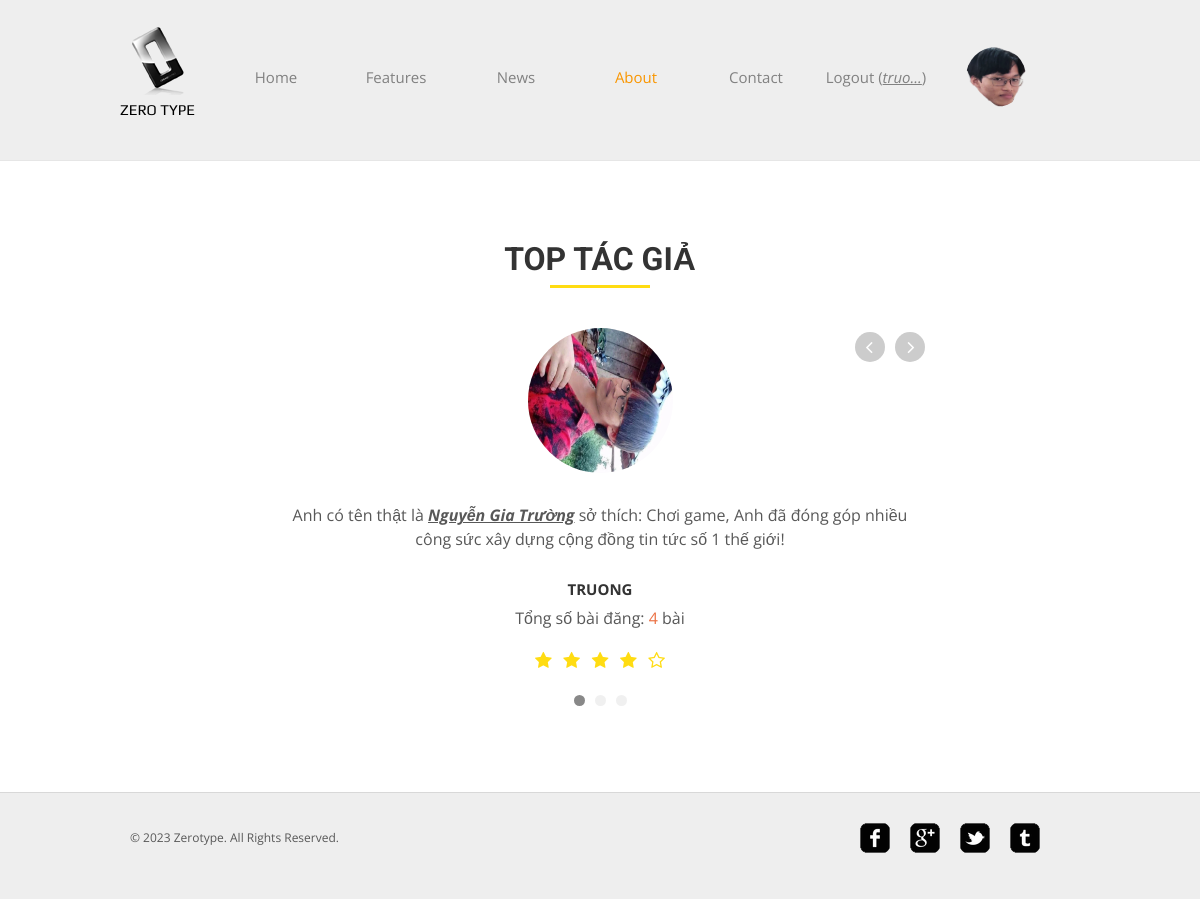
/about.php (signed in), run on the app's committed database.
### tables this page shows
CREATE TABLE `user` (
  `id` int(11) NOT NULL,
  `email` varchar(100) NOT NULL,
  `username` varchar(100) NOT NULL,
  `password` varchar(100) NOT NULL,
  `avatar` varchar(255) NOT NULL,
  `fullname` varchar(255) NOT NULL,
  `gender` varchar(6) NOT NULL,
  `favorite` varchar(255) NOT NULL,
  `role` varchar(5) NOT NULL
);

### controll.php (called while the page is built, shortened)
<?php
include('connect.php');
class AbstractQuery{
    public function convertShortContent($content){
        return strlen($content) < 4 ? $content : substr($content,0,4)."...";
    }
    public function loginGetValue($username,$password){
        global $conn;
        $sql="select * from user where username = '$username' and password = '$password'";
        $run = mysqli_query($conn,$sql);
        return $run;
    }
    public function loginWithCookie(){
        if(isset($_COOKIE['username']) && isset($_COOKIE['password'])) {
            $username= $_COOKIE['username'];
            $password= $_COOKIE['password'];
            $run = $this->loginGetValue($username,$password);
            return $run->num_rows > 0 ? $run : null;
        }
        return null;
    }
    public function getUserById($id){
        global $conn;
        $sql="select * from user where id=$id";
        $run = mysqli_query($conn,$sql)->fetch_assoc();
        return $run;
    }
    public function getTop3Author(){
        global $conn;
        $sql = "select author,count(author) as news_count from news where status=1 group by author order by count(author) desc limit 0,3";
        $run = mysqli_query($conn,$sql);
        return $run;
    }
}
?>

### about.php (the view, shortened to what this page needs)
<!DOCTYPE HTML>
<html>
<head>
	<link rel="stylesheet" href="css/style.css" type="text/css">
	<link rel="stylesheet" href="css/style2.css" type="text/css">
	<link rel="stylesheet" href="https://stackpath.bootstrapcdn.com/bootstrap/4.5.0/css/bootstrap.min.css">
	<link rel="stylesheet" href="https://maxcdn.bootstrapcdn.com/font-awesome/4.7.0/css/font-awesome.min.css">
</head>
<body>
	<div id="header">
		<div>
			<div class="logo">
				<a href="index.php">Zero Type</a>
			</div>
			<ul id="navigation">
				<li>
					<a href="index.php">Home</a>
				</li>
				<li>
					<a href="features.php">Features</a>
				</li>
				<li>
					<a href="news.php">News</a>
				</li>
				<li class="active">
					<a href="about.php">About</a>
				</li>
				<li>
					<a href="contact.php">Contact</a>
				</li>
				<?php
				include("filterwithcookie.php");
				?>
				<li>
				<div class="avatar">
                    <?php
                    global $query;
                    $run = $query->loginGetValue($_COOKIE['username'],$_COOKIE['password']);
                        if($run->num_rows > 0){
                            $row = $run->fetch_assoc();
                            echo "<a href='/zerotype/profile/updateProfile.php'><img src=".$row['avatar']." width='60' height='60' style='border-radius:50%;'></a>";
                        }
                    ?>
				</div>
				</li>
			</ul>
		</div>
	</div>
	<div id="contents">
		<h2>TOP Tác giả</h2>
		<div id="myCarousel" class="carousel slide" data-ride="carousel">
			<ol class="carousel-indicators">
				<li data-target="#myCarousel" data-slide-to="0" class="active"></li>
				<li data-target="#myCarousel" data-slide-to="1"></li>
				<li data-target="#myCarousel" data-slide-to="2"></li>
			</ol>
			<div class="carousel-inner">
				<?php
					global $query;
					$authors = $query->getTop3Author();
					$i=0;
					foreach($authors as $author){
						$user = $query->getUserById($author['author']);
				 ?>
				 <div class="carousel-item <?php if($i++ == 0) echo "active" ?>">
					<div class="img-box"><img src="<?php echo $user['avatar'] ?>" alt=""></div>
					<p class="testimonial">
						<?php
							$gender = $user['gender'] == "male" ? "Anh" : "Cô";
							$list_favorite = explode(',', $user['favorite']);
							$favorite ="";
							foreach($list_favorite as $f){
								switch($f){
									case "hoclaptrinh":
										$favorite.="Học lập trình,";
										break;
									case "xemphim":
										$favorite.="Xem phim,";
										break;
									case "choigame":
										$favorite.="Chơi game,";
										break;
								}
							}
							echo $gender." có tên thật là <b><u><i>".$user['fullname']."</i></u></b> sở thích: ".$favorite." ".$gender." đã đóng góp nhiều công sức xây dựng cộng đồng tin tức số 1 thế giới!";
						?>
					</p>
					<p class="overview"><b><?php echo $user['username'] ?></b>Tổng số bài đăng: <a href="#"><?php echo $author['news_count'] ?></a> bài</p>
					<div class="star-rating">
						<ul class="list-inline">
							<li class="list-inline-item"><i class="fa fa-star"></i></li>
							<li class="list-inline-item"><i class="fa fa-star"></i></li>
							<li class="list-inline-item"><i class="fa fa-star"></i></li>
							<li class="list-inline-item"><i class="fa fa-star"></i></li>
							<li class="list-inline-item"><i class="fa fa-star-o"></i></li>
						</ul>
					</div>
				</div>
				 <?php
					}
				 ?>
			</div>
			<a class="carousel-control-prev" href="#myCarousel" data-slide="prev">
				<i class="fa fa-angle-left"></i>
			</a>
			<a class="carousel-control-next" href="#myCarousel" data-slide="next">
				<i class="fa fa-angle-right"></i>
			</a>
		</div>
	</div>
	<div id="footer">
		<div class="clearfix">
			<div id="connect">
				<a href="http://freewebsitetemplates.com/go/facebook/" target="_blank" class="facebook"></a><a href="http://freewebsitetemplates.com/go/googleplus/" target="_blank" class="googleplus"></a><a href="http://freewebsitetemplates.com/go/twitter/" target="_blank" class="twitter"></a><a href="http://www.freewebsitetemplates.com/misc/contact/" target="_blank" class="tumbler"></a>
			</div>
			<p>
				© 2023 Zerotype. All Rights Reserved.
			</p>
		</div>
	</div>
</body>
</html>

### filterwithcookie.php (shortened to what this page needs)
<?php
include("controll.php");
$query = new AbstractQuery();
$checkCookie = $query->loginWithCookie();
if($checkCookie != null){
    while($row = $checkCookie->fetch_assoc()) {
        echo '<li>
        <a href="/zerotype/logoutcookie.php">Logout (<u><i>'.$query->convertShortContent($row['username']).'</i></u>)</a>
        </li>
        <style>
        #register,#login{
            display: none;
        }
        </style>';
        break;
    }
}
else
    header('Location: login.php');
?>

### css/style.css (style rules this page uses)
body { background-color: #fff; font-family: 'OpenSans'; margin: 0; }
img { border: 0; }
.clearfix:after, #contents:after { clear: both; content: ""; display: block; height: 1%; line-height: 0; visibility: hidden; }
#header { background-color: #eee; border-bottom: 1px solid #e6e6e6; padding: 27px 0; }
#header>div, #footer>div { width: 920px; margin: 0 auto; padding: 0 20px; }
#header .logo { float: left; margin-right: 20px; }
#header .logo a { background: url(../images/logo.png) no-repeat center top; color: #000; display: block; font: 15px/30px 'Play'; height: 20px; width: 76px; padding-top: 68px; text-decoration: none; text-transform: uppercase; }
#navigation { display: inline-block; list-style: none; line-height: 100px; margin: 0; padding: 0; }
#navigation li { float: left; width: 160px; text-align: center; }
#navigation li a { color: #818181; font-size: 15px; line-height: 30px; text-decoration: none; }
#navigation li.active a { color: #f99600; }
#contents { min-height: 510px; width: 880px; margin: 0 auto; padding: 54px 40px; }
h2 { color: #2c2c2c; font-size: 24px; font-weight: normal; line-height: 24px; margin: 0 0 12px; }
p { color: #585858; font-size: 16px; line-height: 24px; margin: 0 0 30px; }
p a { color: #585858; }
#footer { background-color: #eee; border-top: 1px solid #d8d8d8; padding: 30px 0; }
#footer p { font-size: 12px; line-height: 30px; padding-left: 10px; }
#connect { float: right; display: inline-block; margin-right: 30px; }
#connect a { background: url(../images/icons.png) no-repeat; display: inline-block; height: 30px; width: 30px; margin: 0 10px; }
#connect a.googleplus { background-position: 0 -40px; }
#connect a.twitter { background-position: 0 -80px; }
#connect a.tumbler { background-position: 0 -120px; }

### css/style2.css (style rules this page uses)
#navigation li { float: left; width: 120px; text-align: center; }
#header>div, #footer>div { width: 1000px; margin: 0 auto; padding: 0 20px; }

### about.php (style rules this page uses)
body { font-family: "Open Sans", sans-serif; }
h2 { color: #333; text-align: center; text-transform: uppercase; font-family: "Roboto", sans-serif; font-weight: bold; position: relative; margin: 25px 0 50px; }
h2::after { content: ""; width: 100px; position: absolute; margin: 0 auto; height: 3px; background: #ffdc12; left: 0; right: 0; bottom: -10px; }
.carousel { width: 650px; margin: 0 auto; padding-bottom: 50px; }
.carousel .carousel-item { color: #999; font-size: 14px; text-align: center; overflow: hidden; min-height: 340px; }
.carousel .carousel-item a { color: #eb7245; }
.carousel .img-box { width: 145px; height: 145px; margin: 0 auto; border-radius: 50%; }
.carousel .img-box img { width: 100%; height: 100%; display: block; border-radius: 50%; }
.carousel .testimonial { padding: 30px 0 10px; }
.carousel .overview { text-align: center; padding-bottom: 5px; }
.carousel .overview b { color: #333; font-size: 15px; text-transform: uppercase; display: block; padding-bottom: 5px; }
.carousel .star-rating i { font-size: 18px; color: #ffdc12; }
.carousel-control-prev, .carousel-control-next { width: 30px; height: 30px; border-radius: 50%; background: #999; text-shadow: none; top: 4px; }
.carousel-control-prev i, .carousel-control-next i { font-size: 20px; margin-right: 2px; }
.carousel-control-prev { left: auto; right: 40px; }
.carousel-control-next i { margin-right: -2px; }
.carousel .carousel-indicators { bottom: 15px; }
.carousel-indicators li, .carousel-indicators li.active { width: 11px; height: 11px; margin: 1px 5px; border-radius: 50%; }
.carousel-indicators li { background: #e2e2e2; border: none; }
.carousel-indicators li.active { background: #888; }
#header>div, #footer>div { width: 1000px; }
.avatar { width: 100%; height: 100px; display: flex; justify-content: center; align-items: center; }

### data on the page
user: username "truo...", avatar (picture)
user: avatar (picture), gender "Anh", fullname "Nguyễn Gia Trường", username "TRUONG"

### other printed values
$favorite "Chơi game,"
$author['news_count'] "4"
